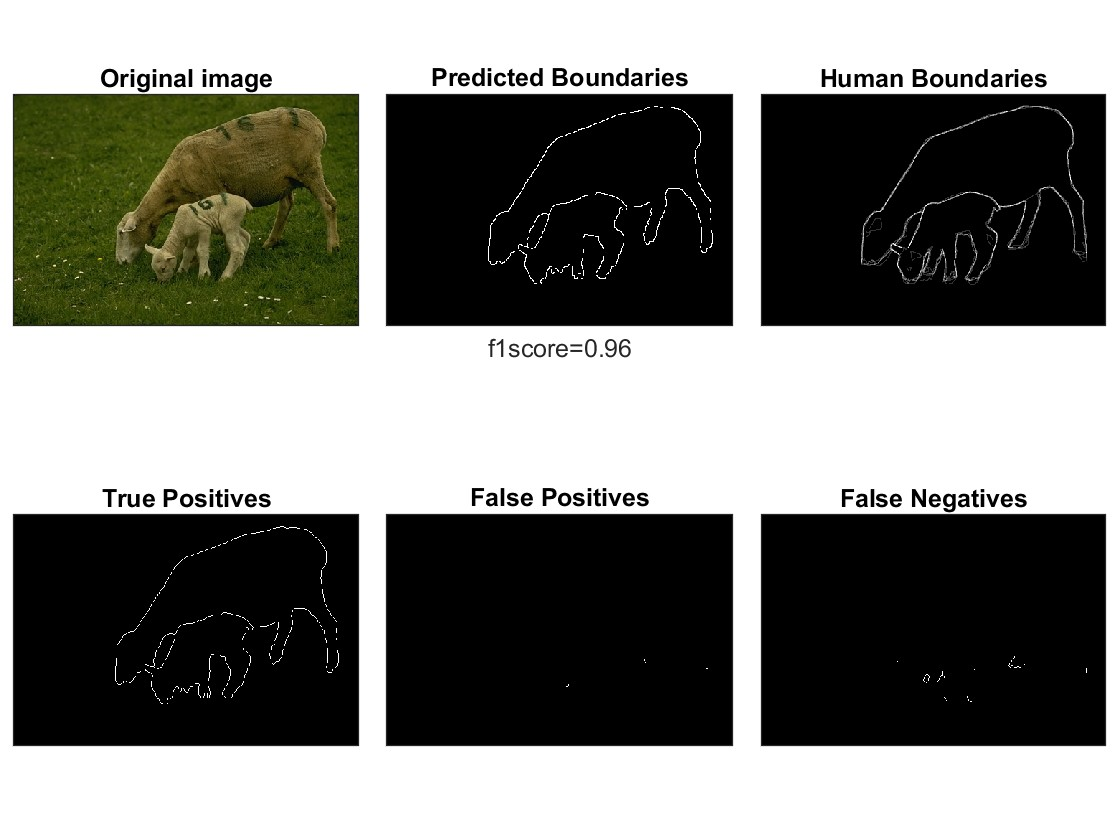
%> input picture best_performance.jpg, 1120 x 840 px
$ octave --eval "result = sgrad_edge(imread('../best_performance.jpg'));"   (GNU Octave 9; MATLAB toolbox functions it lacks are replaced by stand-ins)
%> lines starting %> are read from the running program, lines starting %| are printed output that depends on the picture
function grad_f = sgrad_edge(f)
f = double(f);
h = fspecial('sobel');
gs = imfilter(double(f),h);
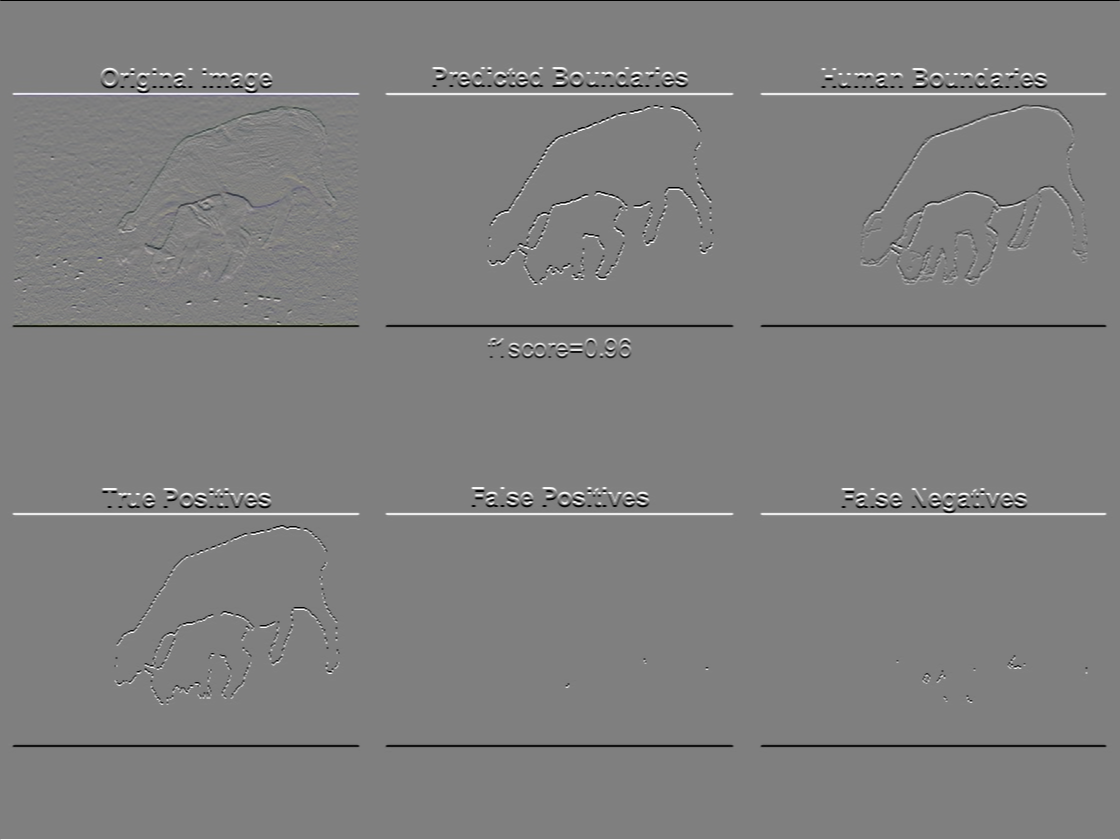
%> gs: size 840x1120x3 double; mean R, G, B 0, 0, 0; drawn with min black and max white
gs2 = imfilter(double(f),h');
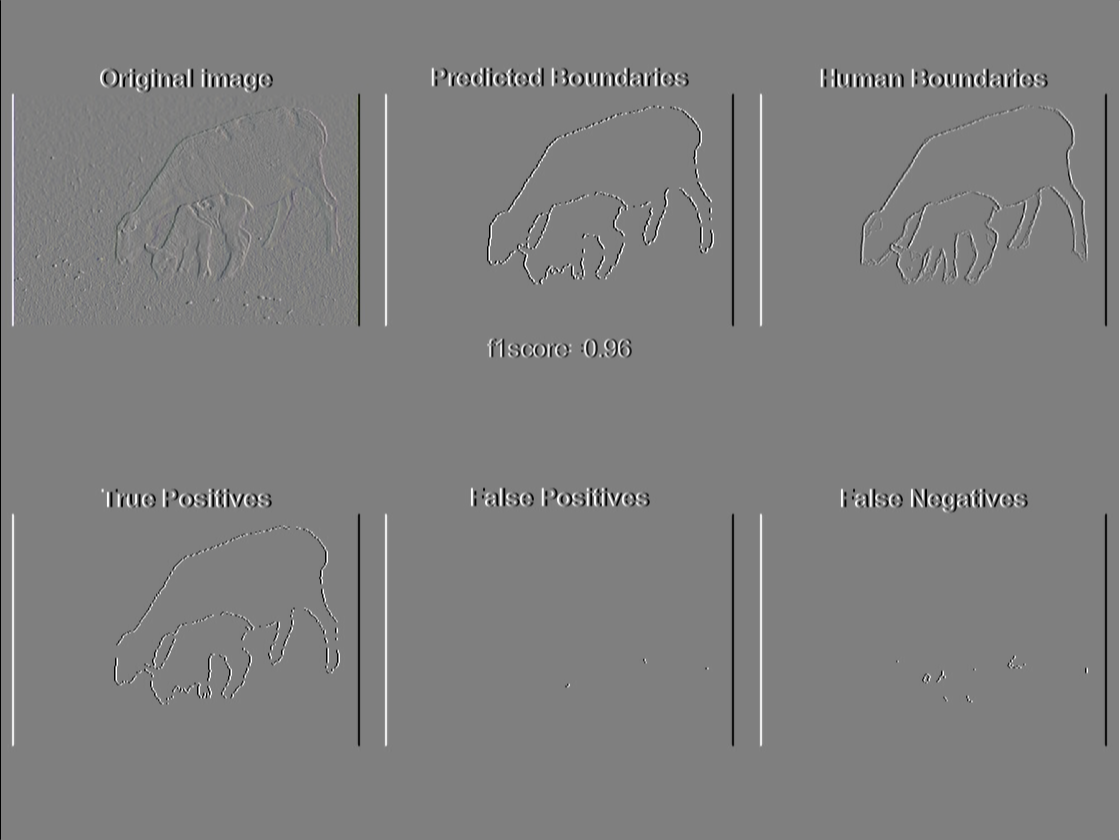
%> gs2: size 840x1120x3 double; mean R, G, B 0, 0, 0; mean of the top-left, top-right, bottom-left and bottom-right quarters 0.3, -0.3, 0.3, -0.3; drawn with min black and max white
%> (the run ends here)
